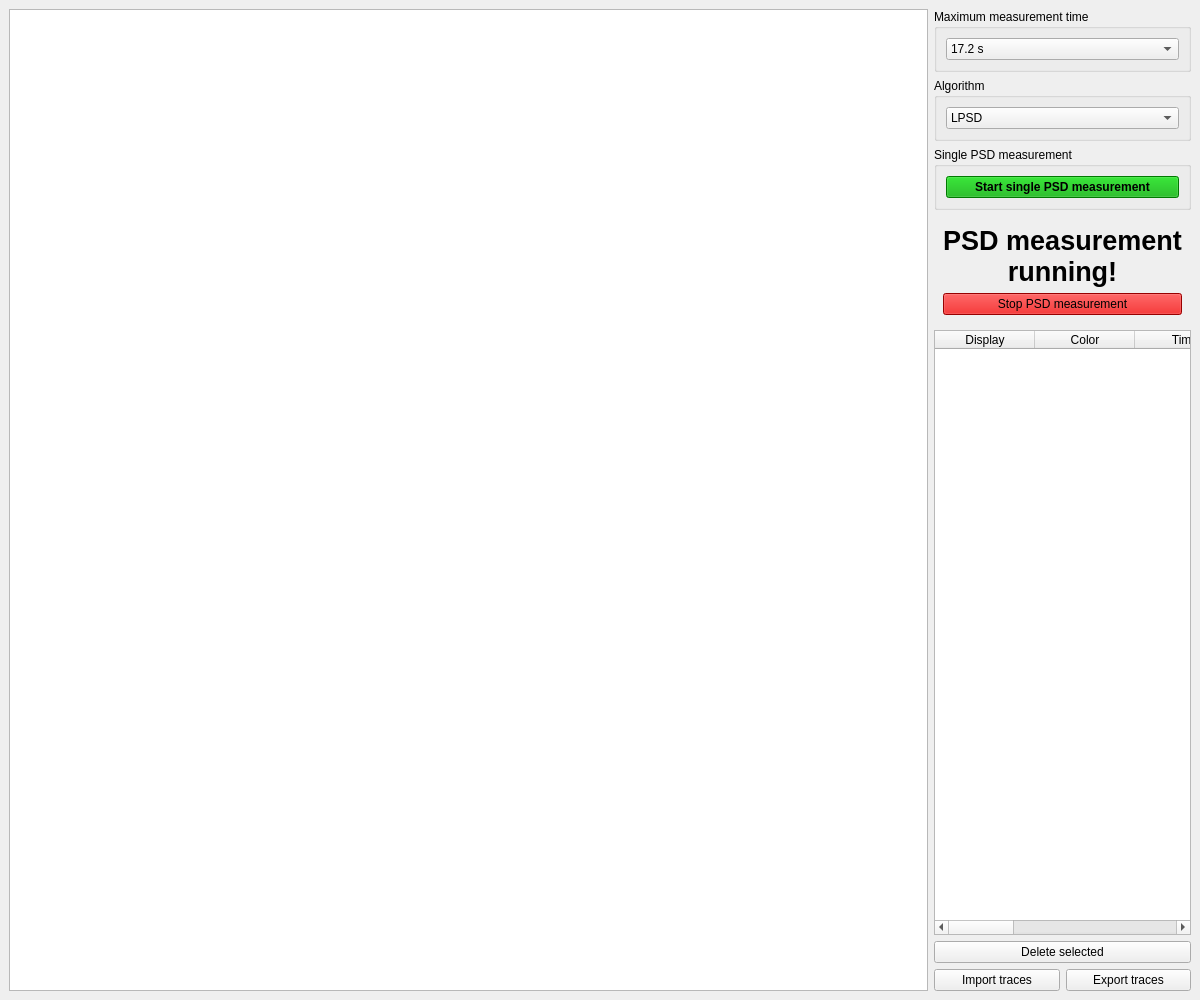
<?xml version="1.0" encoding="UTF-8"?>
<ui version="4.0">
 <class>MainWindow</class>
 <widget class="QMainWindow" name="MainWindow">
  <property name="geometry">
   <rect>
    <x>0</x>
    <y>0</y>
    <width>1200</width>
    <height>1000</height>
   </rect>
  </property>
  <property name="windowTitle">
   <string>MainWindow</string>
  </property>
  <widget class="QWidget" name="centralwidget">
   <layout class="QHBoxLayout" name="horizontalLayout">
    <item>
     <widget class="PSDPlotWidget" name="psd_plot_widget">
      <property name="sizePolicy">
       <sizepolicy hsizetype="Expanding" vsizetype="Expanding">
        <horstretch>0</horstretch>
        <verstretch>0</verstretch>
       </sizepolicy>
      </property>
      <property name="minimumSize">
       <size>
        <width>100</width>
        <height>100</height>
       </size>
      </property>
      <property name="sizeIncrement">
       <size>
        <width>10000</width>
        <height>0</height>
       </size>
      </property>
     </widget>
    </item>
    <item>
     <layout class="QVBoxLayout" name="verticalLayout">
      <item>
       <widget class="QGroupBox" name="groupBox">
        <property name="title">
         <string>Maximum measurement time</string>
        </property>
        <layout class="QVBoxLayout" name="verticalLayout_3">
         <item>
          <widget class="QComboBox" name="maximum_measurement_time">
           <property name="currentIndex">
            <number>5</number>
           </property>
           <item>
            <property name="text">
             <string>0.5 s</string>
            </property>
           </item>
           <item>
            <property name="text">
             <string>1.1 s</string>
            </property>
           </item>
           <item>
            <property name="text">
             <string>2.1 s</string>
            </property>
           </item>
           <item>
            <property name="text">
             <string>4.3 s</string>
            </property>
           </item>
           <item>
            <property name="text">
             <string>8.6 s</string>
            </property>
           </item>
           <item>
            <property name="text">
             <string>17.2 s</string>
            </property>
           </item>
           <item>
            <property name="text">
             <string>34.4 s</string>
            </property>
           </item>
           <item>
            <property name="text">
             <string>68.7 s</string>
            </property>
           </item>
           <item>
            <property name="text">
             <string>137 s</string>
            </property>
           </item>
           <item>
            <property name="text">
             <string>275 s</string>
            </property>
           </item>
           <item>
            <property name="text">
             <string>9 min</string>
            </property>
           </item>
           <item>
            <property name="text">
             <string>18 min</string>
            </property>
           </item>
           <item>
            <property name="text">
             <string>36 min</string>
            </property>
           </item>
           <item>
            <property name="text">
             <string>73 min</string>
            </property>
           </item>
           <item>
            <property name="text">
             <string>147 min</string>
            </property>
           </item>
           <item>
            <property name="text">
             <string>293 min</string>
            </property>
           </item>
           <item>
            <property name="text">
             <string>586 min</string>
            </property>
           </item>
           <item>
            <property name="text">
             <string>20 h</string>
            </property>
           </item>
           <item>
            <property name="text">
             <string>40 h</string>
            </property>
           </item>
           <item>
            <property name="text">
             <string>78 h</string>
            </property>
           </item>
           <item>
            <property name="text">
             <string>7 days</string>
            </property>
           </item>
          </widget>
         </item>
        </layout>
       </widget>
      </item>
      <item>
       <widget class="QGroupBox" name="groupBox_2">
        <property name="title">
         <string>Algorithm</string>
        </property>
        <layout class="QVBoxLayout" name="verticalLayout_2">
         <item>
          <widget class="QComboBox" name="psd_algorithm">
           <item>
            <property name="text">
             <string>LPSD</string>
            </property>
           </item>
           <item>
            <property name="text">
             <string>Scipy (faster but prone to glitches)</string>
            </property>
           </item>
          </widget>
         </item>
        </layout>
       </widget>
      </item>
      <item>
       <widget class="QGroupBox" name="container_psd_not_running">
        <property name="title">
         <string>Single PSD measurement</string>
        </property>
        <layout class="QVBoxLayout" name="verticalLayout_4">
         <item>
          <widget class="QPushButton" name="start_psd_button">
           <property name="font">
            <font>
             <weight>75</weight>
             <bold>true</bold>
            </font>
           </property>
           <property name="styleSheet">
            <string notr="true">background: #00aa00</string>
           </property>
           <property name="text">
            <string>Start single PSD measurement</string>
           </property>
          </widget>
         </item>
        </layout>
       </widget>
      </item>
      <item>
       <widget class="QWidget" name="container_psd_running" native="true">
        <layout class="QVBoxLayout" name="verticalLayout_5">
         <item>
          <widget class="QLabel" name="label_2">
           <property name="font">
            <font>
             <pointsize>20</pointsize>
             <weight>75</weight>
             <bold>true</bold>
            </font>
           </property>
           <property name="text">
            <string>PSD measurement running!</string>
           </property>
           <property name="alignment">
            <set>Qt::AlignCenter</set>
           </property>
           <property name="wordWrap">
            <bool>true</bool>
           </property>
          </widget>
         </item>
         <item>
          <widget class="QPushButton" name="stop_psd_button">
           <property name="styleSheet">
            <string notr="true">background-color: #d40000;</string>
           </property>
           <property name="text">
            <string>Stop PSD measurement</string>
           </property>
          </widget>
         </item>
        </layout>
       </widget>
      </item>
      <item>
       <widget class="PSDTableWidget" name="curve_table">
        <property name="sizePolicy">
         <sizepolicy hsizetype="Preferred" vsizetype="Expanding">
          <horstretch>0</horstretch>
          <verstretch>0</verstretch>
         </sizepolicy>
        </property>
        <column>
         <property name="text">
          <string>Display</string>
         </property>
        </column>
        <column>
         <property name="text">
          <string>Color</string>
         </property>
        </column>
        <column>
         <property name="text">
          <string>Time</string>
         </property>
        </column>
        <column>
         <property name="text">
          <string>P</string>
         </property>
        </column>
        <column>
         <property name="text">
          <string>I</string>
         </property>
        </column>
        <column>
         <property name="text">
          <string>D</string>
         </property>
        </column>
        <column>
         <property name="text">
          <string>∫ Noise</string>
         </property>
        </column>
       </widget>
      </item>
      <item>
       <widget class="QPushButton" name="delete_curve_button">
        <property name="text">
         <string>Delete selected</string>
        </property>
       </widget>
      </item>
      <item>
       <layout class="QHBoxLayout" name="horizontalLayout_2">
        <property name="spacing">
         <number>6</number>
        </property>
        <item>
         <widget class="QPushButton" name="import_psd_button">
          <property name="text">
           <string>Import traces</string>
          </property>
         </widget>
        </item>
        <item>
         <widget class="QPushButton" name="export_psd_button">
          <property name="text">
           <string>Export traces</string>
          </property>
         </widget>
        </item>
       </layout>
      </item>
     </layout>
    </item>
   </layout>
  </widget>
 </widget>
 <customwidgets>
  <customwidget>
   <class>PSDPlotWidget</class>
   <extends>QGraphicsView</extends>
   <header location="global">psd_plot_widget.h</header>
  </customwidget>
  <customwidget>
   <class>PSDTableWidget</class>
   <extends>QTableWidget</extends>
   <header location="global">psd_table_widget.h</header>
  </customwidget>
 </customwidgets>
 <resources/>
 <connections/>
</ui>
